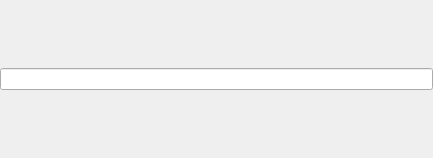
<?xml version="1.0" encoding="UTF-8"?>
<ui version="4.0">
 <class>SimpleNodeWidget</class>
 <widget class="QWidget" name="SimpleNodeWidget">
  <property name="geometry">
   <rect>
    <x>0</x>
    <y>0</y>
    <width>433</width>
    <height>158</height>
   </rect>
  </property>
  <property name="windowTitle">
   <string>Form</string>
  </property>
  <layout class="QHBoxLayout" name="horizontalLayout" stretch="0,1">
   <property name="spacing">
    <number>0</number>
   </property>
   <property name="leftMargin">
    <number>0</number>
   </property>
   <property name="topMargin">
    <number>0</number>
   </property>
   <property name="rightMargin">
    <number>0</number>
   </property>
   <property name="bottomMargin">
    <number>0</number>
   </property>
   <item>
    <widget class="QFrame" name="levelFrame">
     <property name="sizePolicy">
      <sizepolicy hsizetype="Fixed" vsizetype="Preferred">
       <horstretch>0</horstretch>
       <verstretch>0</verstretch>
      </sizepolicy>
     </property>
     <property name="frameShape">
      <enum>QFrame::NoFrame</enum>
     </property>
     <property name="frameShadow">
      <enum>QFrame::Plain</enum>
     </property>
     <property name="lineWidth">
      <number>0</number>
     </property>
    </widget>
   </item>
   <item>
    <widget class="QLineEdit" name="lineEdit"/>
   </item>
  </layout>
 </widget>
 <resources/>
 <connections/>
</ui>
